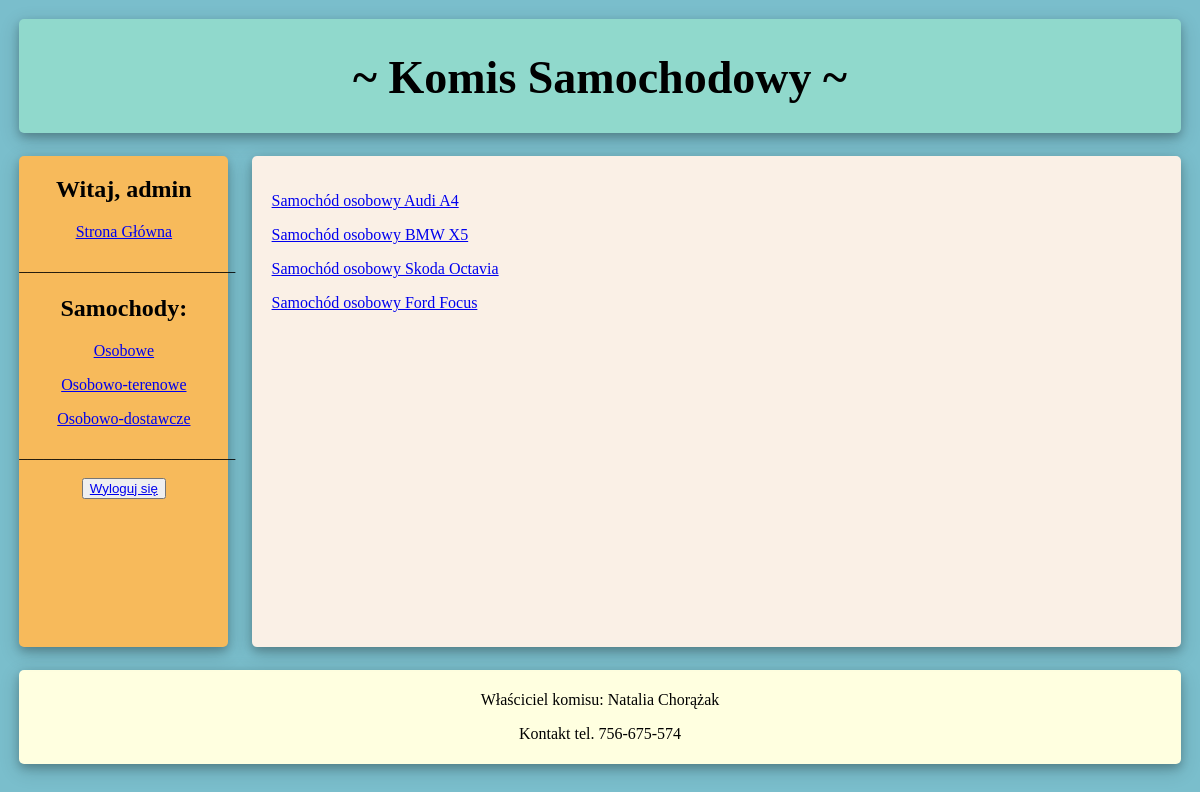
The page /kategoria/1/ (signed in) on the database its author committed.
### Samochody/models.py (models this page shows, shortened)
class Kategoria(models.Model):
    nazwa = models.CharField(max_length=40)
    class Meta:
        verbose_name = "Kategoria"
        verbose_name_plural = "Kategorie"

class Samochody(models.Model):
    kategoria = models.ForeignKey(Kategoria, blank=True, on_delete=models.CASCADE, null=True)
    marka = models.ForeignKey(Marka, on_delete=models.CASCADE, null=True)
    model = models.ForeignKey(Model, on_delete=models.CASCADE, null=True)
    nazwa = models.CharField(max_length=50)
    rok = models.DecimalField(max_digits=4, decimal_places=0)
    cena = models.DecimalField(max_digits=10, decimal_places=2)
    opis = models.TextField(blank=True)
    class Meta:
        verbose_name = "Samochód"
        verbose_name_plural = "Samochody"

### Samochody/views.py (the view)
# urls.py: path('kategoria/<id>/', Samochody.views.kategoria, name='kategoria'),
@login_required(login_url='logowanie')
def kategoria(request, id):
    kategoria_user = Kategoria.objects.get(pk=id)
    samochod_kategorii_user = Samochody.objects.filter(kategoria=kategoria_user)
    kategorie = Kategoria.objects.all()
    dane = {'kategoria_user': kategoria_user,
            'samochod_kategorii_user': samochod_kategorii_user,
            'kategorie': kategorie}
    return render(request, 'kategoria.html', dane)

### Samochody/templates/kategoria.html (shortened to what this page needs)
{% extends 'szablon.html' %}
    {% block samochod_kategorii %}
        {% if kategoria_user %}
            {% for s in samochod_kategorii_user %}
            <p><a href = "/samochod/{{ s.id }}/"> {{ s.nazwa }} </a>  </p>
            {% endfor %}
        {% endif %}
    {% endblock %}

### Samochody/templates/szablon.html (shortened to what this page needs)
<!DOCTYPE html>
<html lang="pl" xmlns="http://www.w3.org/1999/html">
<head>
</head>
<body>
 <header>
     <h1 > ~ Komis Samochodowy ~ </h1>
 </header>
 <section>
     <nav>
        <ul>
            <h2>Witaj, {{request.user}} </h2>
            <p><a href = "{% url 'index' %}"> Strona Główna </a> </p>
            <p> ___________________________ </p>
            <h2 size="10px"> Samochody: </h2>
            {% for k in kategorie %}
                <p><a href = "/kategoria/{{ k.id }}"> {{ k.nazwa }} </a> </p>
            {% endfor %}
            <p> ___________________________ </p>
            <form method="POST" action="">
                <button type="button">
                    <a href="{% url 'wylogowanie' %}"> Wyloguj się </a>
                </button>
            </form>
        </ul>
     </nav>
     <article>
         {% block samochod_kategorii %} {% endblock samochod_kategorii %}
     </article>
 </section>
 <footer>
    <p> Właściciel komisu: Natalia Chorążak</p>
        <p> Kontakt tel. 756-675-574</p>
 </footer>
</body>
</html>

### Samochody/templates/szablon.html (style rules this page uses)
html { margin: 0.3cm; padding: 0; height: 18cm; background: #7abecc !important; }
* { box-sizing: border-box; }
body { font-family: 'Times New Roman'; }
header { background: #90d9cc; width: 100%; height: 3cm; padding-top: 1px; margin: 0; text-align: center; font-size: 23px; color: black; box-shadow: 0 4px 8px 0 rgba(0, 0, 0, 0.2), 0 6px 20px 0 rgba(0, 0, 0, 0.19); -webkit-box-shadow: 0 4px 8px 0 rgba(0, 0, 0, 0.2), 0 6px 20px 0 rgba(0, 0, 0, 0.19); -moz-box-shadow: 0 4px 8px 0 rgba(0, 0, 0, 0.2), 0 6px 20px 0 rgba(0, 0, 0, 0.19); border-radius: 5px; }
nav { float: left; color: black; text-align: center; width: 18%; height: 13cm; background: #f7ba5b !important; padding: 0; margin-top: 2%; margin-bottom: 2%; box-shadow: 0 4px 8px 0 rgba(0, 0, 0, 0.2), 0 6px 20px 0 rgba(0, 0, 0, 0.19); -webkit-box-shadow: 0 4px 8px 0 rgba(0, 0, 0, 0.2), 0 6px 20px 0 rgba(0, 0, 0, 0.19); -moz-box-shadow: 0 4px 8px 0 rgba(0, 0, 0, 0.2), 0 6px 20px 0 rgba(0, 0, 0, 0.19); border-radius: 5px; }
nav ul { list-style-type: none; padding: 0; }
article { float: left; padding: 20px; width: 80%; height: 13cm; margin-left: 2%; margin-top: 2%; background-color: #FAF0E6; box-shadow: 0 4px 8px 0 rgba(0, 0, 0, 0.2), 0 6px 20px 0 rgba(0, 0, 0, 0.19); -webkit-box-shadow: 0 4px 8px 0 rgba(0, 0, 0, 0.2), 0 6px 20px 0 rgba(0, 0, 0, 0.19); -moz-box-shadow: 0 4px 8px 0 rgba(0, 0, 0, 0.2), 0 6px 20px 0 rgba(0, 0, 0, 0.19); border-radius: 5px; }
section::after { content: ""; display: table; clear: both; }
footer { background-color: #FFFFE0; padding: 5px; text-align: center; color: black; box-shadow: 0 4px 8px 0 rgba(0, 0, 0, 0.2), 0 6px 20px 0 rgba(0, 0, 0, 0.19); -webkit-box-shadow: 0 4px 8px 0 rgba(0, 0, 0, 0.2), 0 6px 20px 0 rgba(0, 0, 0, 0.19); -moz-box-shadow: 0 4px 8px 0 rgba(0, 0, 0, 0.2), 0 6px 20px 0 rgba(0, 0, 0, 0.19); border-radius: 5px; }

### rows shown on the page
Kategoria: nazwa "Osobowe"
Kategoria: nazwa "Osobowo-terenowe"
Kategoria: nazwa "Osobowo-dostawcze"
Samochody: nazwa "Samochód osobowy Audi A4"
Samochody: nazwa "Samochód osobowy BMW X5"
Samochody: nazwa "Samochód osobowy Skoda Octavia"
Samochody: nazwa "Samochód osobowy Ford Focus"

### other values the page prints
{{ request.user }} "admin"
